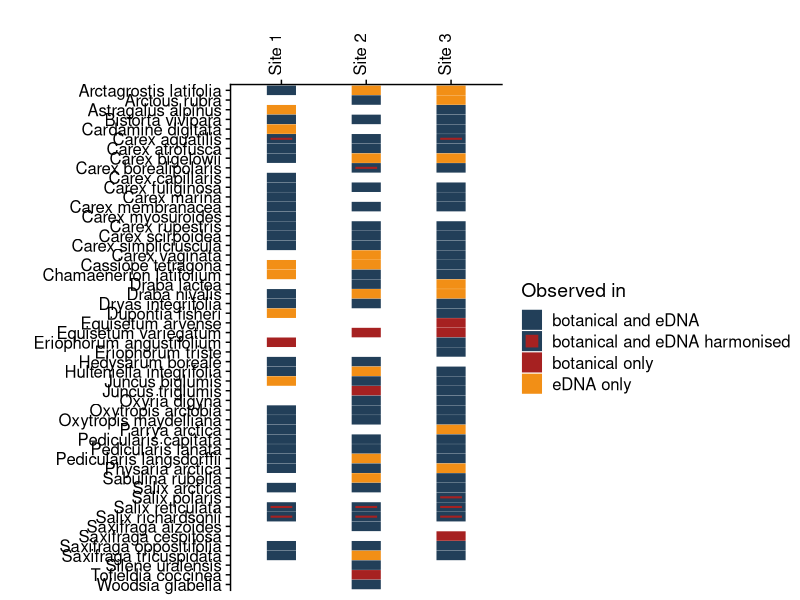

Here is the R script that generated this plot: (Note: this script raises an error after producing the figure.)
# Detection maps for vascular plants and bryophytes
# Site and plot level
# Jakob J. Assmann jakob.assmann@gu.se July 2027

# Dependencies
library(tidyverse)
library(ggplot2)
library(cowplot)

# Load vascular observations
obs_combined <- read_csv("data/analysis/detection_species_genus.csv")

# Site level detection map
(site_level_map <- ggplot(
    obs_combined %>%
        mutate(site_id = substr(plot_id, 1, 2)) %>%
        mutate(
            site_id = case_when(
                site_id == "S1" ~ "Site 1",
                site_id == "S2" ~ "Site 2",
                site_id == "S3" ~ "Site 3"
            )
        ) %>%
        select(-plot_id) %>%
        group_by(site_id, short_name) %>%
        summarise(
            botanical = any(botanical),
            eDNA = any(eDNA),
            eDNA_harm = any(eDNA_harm)
        ) %>%
        ungroup() %>%
        mutate(
            site_id = factor(site_id, levels = sort(unique(site_id))),
            short_name = factor(
                short_name,
                levels = sort(unique(short_name), decreasing = T)
            )
        )
) +
    geom_tile(
        aes(
            x = short_name,
            y = site_id,
            fill = paste(
                " botanical:",
                botanical,
                " eDNA_harm:",
                eDNA_harm,
                "eDNA:",
                eDNA
            ),
            colour = paste(
                " botanical:",
                botanical,
                " eDNA_harm:",
                eDNA_harm,
                "eDNA:",
                eDNA
            )
        ),
        width = 0.6,
        height = 0.3,
        linewidth = 1.25,
        linejoin = "mitre",
        lineend = "square"
    ) +
    scale_y_discrete(position = "right") +
    scale_colour_manual(
        values = c("#F28F16", "#A62121", "#223F59", "#223F59"),
        labels = rev(c(
            "botanical and eDNA",
            "botanical and eDNA harmonised",
            "botanical only",
            "eDNA only"
        ))
    ) +
    scale_fill_manual(
        values = c("#F28F16", "#A62121", "#A62121", "#223F59"),
        labels = rev(c(
            "botanical and eDNA",
            "botanical and eDNA harmonised",
            "botanical only",
            "eDNA only"
        ))
    ) +
    labs(x = "", y = "", colour = "Observed in", fill = "Observed in") +
    guides(
        colour = guide_legend(reverse = TRUE),
        fill = guide_legend(reverse = TRUE)
    ) +
    coord_flip() +
    theme_cowplot() +
    theme(axis.text.x = element_text(angle = 90)))
save_plot(
    "figures/detection_map_site.png",
    site_level_map,
    bg = "white",
    base_asp = 0.8,
    base_height = 10
)

# Plot level detection map
(plot_level_map <- ggplot(
    obs_combined %>%
        group_by(plot_id, short_name) %>%
        summarise(
            botanical = any(botanical),
            eDNA = any(eDNA),
            eDNA_harm = any(eDNA_harm)
        ) %>%
        ungroup() %>%
        mutate(
            plot_id = factor(plot_id, levels = sort(unique(plot_id))),
            short_name = factor(
                short_name,
                levels = sort(unique(short_name), decreasing = T)
            )
        )
) +
    geom_tile(
        aes(
            x = short_name,
            y = plot_id,
            fill = paste(
                " botanical:",
                botanical,
                " eDNA_harm:",
                eDNA_harm,
                "eDNA:",
                eDNA
            ),
            colour = paste(
                " botanical:",
                botanical,
                " eDNA_harm:",
                eDNA_harm,
                "eDNA:",
                eDNA
            )
        ),
        width = 0.8,
        height = 0.6,
        linewidth = 1,
        linejoin = "mitre",
        lineend = "square"
    ) +
    scale_y_discrete(position = "right") +
    scale_colour_manual(
        values = c("#F28F16", "#A62121", "#223F59", "#223F59"),
        labels = rev(c(
            "botanical and eDNA",
            "botanical and eDNA harmonised",
            "botanical only",
            "eDNA only"
        ))
    ) +
    scale_fill_manual(
        values = c("#F28F16", "#A62121", "#A62121", "#223F59"),
        labels = rev(c(
            "botanical and eDNA",
            "botanical and eDNA harmonised",
            "botanical only",
            "eDNA only"
        ))
    ) +
    labs(x = "", y = "", colour = "Observed in", fill = "Observed in") +
    guides(
        colour = guide_legend(reverse = TRUE),
        fill = guide_legend(reverse = TRUE)
    ) +
    coord_flip() +
    theme_cowplot() +
    theme(axis.text.x = element_text(angle = 90)))
save_plot(
    "figures/detection_map_plot.png",
    plot_level_map,
    bg = "white",
    base_asp = 1.5,
    base_height = 10
)
